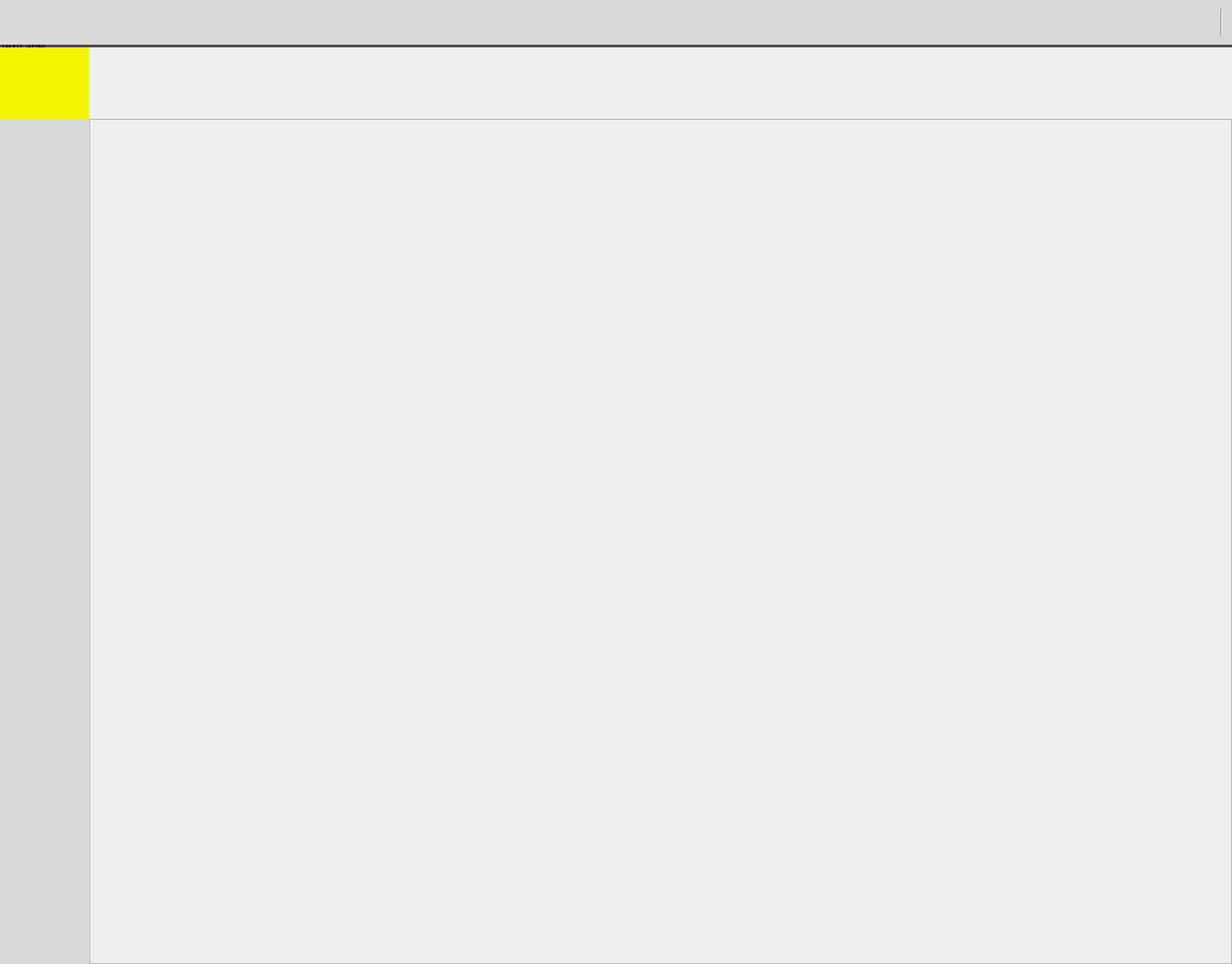
<?xml version="1.0" encoding="UTF-8"?>
<ui version="4.0">
 <class>container_ui</class>
 <widget class="QWidget" name="container_ui">
  <property name="geometry">
   <rect>
    <x>0</x>
    <y>0</y>
    <width>1379</width>
    <height>1079</height>
   </rect>
  </property>
  <layout class="QGridLayout" name="gridLayout_3">
   <property name="margin">
    <number>0</number>
   </property>
   <property name="spacing">
    <number>0</number>
   </property>
   <item row="3" column="0" rowspan="3">
    <widget class="QScrollArea" name="scroll_area_launcher">
     <property name="sizePolicy">
      <sizepolicy hsizetype="Expanding" vsizetype="Expanding">
       <horstretch>0</horstretch>
       <verstretch>0</verstretch>
      </sizepolicy>
     </property>
     <property name="minimumSize">
      <size>
       <width>50</width>
       <height>550</height>
      </size>
     </property>
     <property name="maximumSize">
      <size>
       <width>100</width>
       <height>16777215</height>
      </size>
     </property>
     <property name="styleSheet">
      <string notr="true">background-color: #d9d9d9;
border:none;</string>
     </property>
     <property name="verticalScrollBarPolicy">
      <enum>Qt::ScrollBarAsNeeded</enum>
     </property>
     <property name="horizontalScrollBarPolicy">
      <enum>Qt::ScrollBarAlwaysOff</enum>
     </property>
     <property name="widgetResizable">
      <bool>true</bool>
     </property>
     <widget class="QWidget" name="launcher_widget">
      <property name="geometry">
       <rect>
        <x>0</x>
        <y>0</y>
        <width>100</width>
        <height>946</height>
       </rect>
      </property>
      <property name="minimumSize">
       <size>
        <width>50</width>
        <height>0</height>
       </size>
      </property>
      <property name="maximumSize">
       <size>
        <width>150</width>
        <height>16777215</height>
       </size>
      </property>
      <layout class="QGridLayout" name="gridLayout_2">
       <property name="horizontalSpacing">
        <number>15</number>
       </property>
       <property name="margin">
        <number>10</number>
       </property>
       <item row="2" column="0">
        <layout class="QVBoxLayout" name="interruption_layout">
         <property name="spacing">
          <number>15</number>
         </property>
         <property name="sizeConstraint">
          <enum>QLayout::SetDefaultConstraint</enum>
         </property>
         <property name="margin">
          <number>0</number>
         </property>
        </layout>
       </item>
       <item row="0" column="0">
        <layout class="QVBoxLayout" name="launcher_layout">
         <property name="spacing">
          <number>15</number>
         </property>
         <property name="margin">
          <number>0</number>
         </property>
        </layout>
       </item>
       <item row="1" column="0">
        <spacer name="verticalSpacer">
         <property name="orientation">
          <enum>Qt::Vertical</enum>
         </property>
         <property name="sizeHint" stdset="0">
          <size>
           <width>20</width>
           <height>40</height>
          </size>
         </property>
        </spacer>
       </item>
      </layout>
     </widget>
    </widget>
   </item>
   <item row="0" column="0">
    <widget class="QLabel" name="logo_label">
     <property name="minimumSize">
      <size>
       <width>80</width>
       <height>50</height>
      </size>
     </property>
     <property name="maximumSize">
      <size>
       <width>100</width>
       <height>16777215</height>
      </size>
     </property>
     <property name="styleSheet">
      <string notr="true">background-color: #d9d9d9;</string>
     </property>
     <property name="text">
      <string/>
     </property>
     <property name="alignment">
      <set>Qt::AlignCenter</set>
     </property>
     <property name="margin">
      <number>5</number>
     </property>
    </widget>
   </item>
   <item row="5" column="1">
    <layout class="QVBoxLayout" name="footer_layout"/>
   </item>
   <item row="0" column="1">
    <widget class="QWidget" name="dashboard_widget" native="true">
     <property name="sizePolicy">
      <sizepolicy hsizetype="Preferred" vsizetype="Preferred">
       <horstretch>0</horstretch>
       <verstretch>0</verstretch>
      </sizepolicy>
     </property>
     <property name="minimumSize">
      <size>
       <width>650</width>
       <height>50</height>
      </size>
     </property>
     <property name="maximumSize">
      <size>
       <width>16777215</width>
       <height>100</height>
      </size>
     </property>
     <property name="styleSheet">
      <string notr="true">background-color: #d9d9d9;</string>
     </property>
     <layout class="QGridLayout" name="gridLayout">
      <property name="margin">
       <number>10</number>
      </property>
      <property name="spacing">
       <number>15</number>
      </property>
      <item row="0" column="1">
       <layout class="QHBoxLayout" name="dashboard_layout">
        <property name="spacing">
         <number>20</number>
        </property>
        <property name="sizeConstraint">
         <enum>QLayout::SetDefaultConstraint</enum>
        </property>
        <property name="margin">
         <number>0</number>
        </property>
        <item>
         <spacer name="horizontalSpacer">
          <property name="orientation">
           <enum>Qt::Horizontal</enum>
          </property>
          <property name="sizeHint" stdset="0">
           <size>
            <width>40</width>
            <height>20</height>
           </size>
          </property>
         </spacer>
        </item>
       </layout>
      </item>
      <item row="0" column="3">
       <layout class="QHBoxLayout" name="user_layout">
        <property name="spacing">
         <number>20</number>
        </property>
        <property name="margin">
         <number>0</number>
        </property>
       </layout>
      </item>
      <item row="0" column="0">
       <layout class="QHBoxLayout" name="ctrl_layout">
        <property name="spacing">
         <number>20</number>
        </property>
        <property name="margin">
         <number>0</number>
        </property>
       </layout>
      </item>
      <item row="0" column="2">
       <widget class="Line" name="line">
        <property name="orientation">
         <enum>Qt::Vertical</enum>
        </property>
       </widget>
      </item>
     </layout>
    </widget>
   </item>
   <item row="1" column="0" colspan="2">
    <widget class="QLabel" name="edging">
     <property name="maximumSize">
      <size>
       <width>16777215</width>
       <height>3</height>
      </size>
     </property>
     <property name="styleSheet">
      <string notr="true">background-color: #4f4d46;</string>
     </property>
     <property name="text">
      <string>TextLabel</string>
     </property>
    </widget>
   </item>
   <item row="4" column="1">
    <widget class="QScrollArea" name="viewer">
     <property name="sizePolicy">
      <sizepolicy hsizetype="Expanding" vsizetype="Expanding">
       <horstretch>0</horstretch>
       <verstretch>0</verstretch>
      </sizepolicy>
     </property>
     <property name="minimumSize">
      <size>
       <width>0</width>
       <height>0</height>
      </size>
     </property>
     <property name="horizontalScrollBarPolicy">
      <enum>Qt::ScrollBarAsNeeded</enum>
     </property>
     <property name="widgetResizable">
      <bool>true</bool>
     </property>
     <widget class="QWidget" name="scrollAreaWidgetContents_2">
      <property name="geometry">
       <rect>
        <x>0</x>
        <y>0</y>
        <width>1277</width>
        <height>942</height>
       </rect>
      </property>
     </widget>
    </widget>
   </item>
   <item row="2" column="0">
    <widget class="QLabel" name="alarm_label">
     <property name="minimumSize">
      <size>
       <width>0</width>
       <height>80</height>
      </size>
     </property>
     <property name="maximumSize">
      <size>
       <width>16777215</width>
       <height>80</height>
      </size>
     </property>
     <property name="styleSheet">
      <string notr="true">background-color: rgb(245, 245, 0);
border:none;</string>
     </property>
     <property name="text">
      <string/>
     </property>
     <property name="alignment">
      <set>Qt::AlignCenter</set>
     </property>
    </widget>
   </item>
   <item row="2" column="1" rowspan="2">
    <layout class="QVBoxLayout" name="alarm_layout">
     <property name="spacing">
      <number>0</number>
     </property>
    </layout>
   </item>
  </layout>
 </widget>
 <layoutdefault spacing="10" margin="11"/>
 <resources/>
 <connections/>
</ui>
